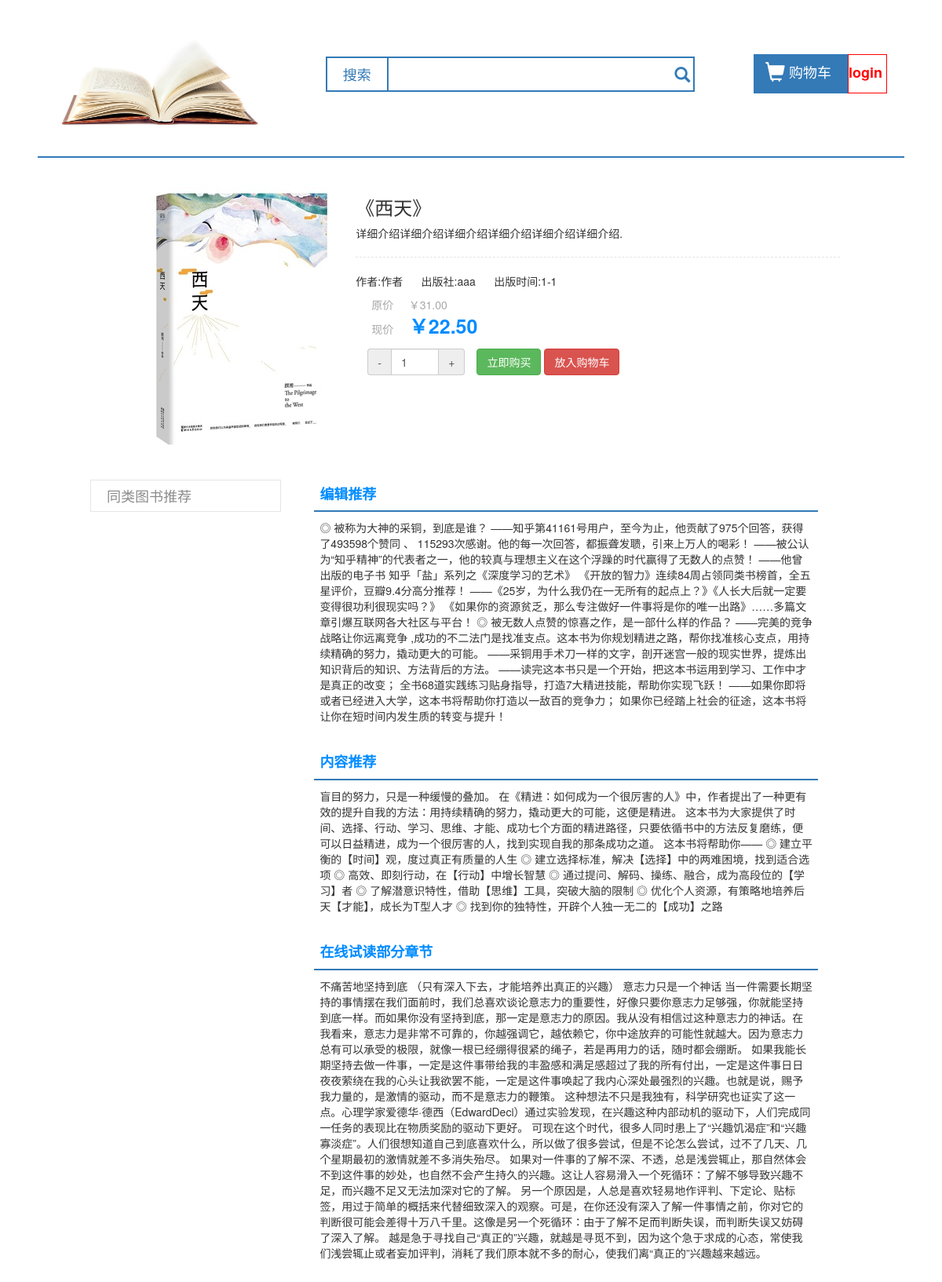
Screenshot of /book_information.php?buy_name=西天 with the database file from the repository.
### tables this page shows
create table more_book
(
	id int unsigned not null primary key,
  more_book_name char(60) not null,
	more_book_author char(60) not null,
	more_book_information char(255) not null,
	more_book_img varchar(255) DEFAULT NULL,
	more_book_publish char(60) not null,
	more_book_put_time char(60) not null,
	more_book_oldprice float(4,2) not null,
	more_book_price int not null,
	more_book_littleprice int not null,
	more_book_kind char(60) not null
);

### book_information.php (the view, shortened to what this page needs)
<!DOCTYPE html>
<html lang="en" xmlns:100px>
<head>
    <link rel="stylesheet" href="css/bootstrap.min.css">
    <link rel="stylesheet" href="css/main.css">
    <link rel="stylesheet" href="css/book_information.css">
</head>
<body>
<div class="head row">
    <div class="col-md-4 logo_box">
        <a href="book_main.php">
            <img src="img/logo.jpg" class="col-md-10 col-md-offset-1">
        </a>
    </div>
    <div class="col-md-5 search_box">
        <div class="col-md-12 search">
            <div class="col-md-2 search_p">
                <p>搜索</p>
            </div>
            <div class="col-md-9 search_input_box">
                <input type="text">
            </div>
            <div class="col-md-1">
                <span class="glyphicon glyphicon-search"></span>
            </div>
        </div>
    </div>
    <div class="col-md-3 buy_car_box">
        <div class="col-md-8 col-md-offset-2 buy_car">
            <div class="col-md-8" style="align-content: center" id="buy_car_btn">
                <?php
                require ('test.php');
                if(@$_COOKIE['user_name']){
                    $user = $_COOKIE['user_name'];
                    $q = "SELECT * from buy_car WHERE user_name='$user'";
                    $r = @mysqli_query($con,$q);
                    $ra=mysqli_num_rows($r);
                }else{
                    $ra = 0;
                }
                echo '<span class="glyphicon glyphicon-shopping-cart"></span><span>购物车</span><span>'.$ra.'</span>';
                ?>
            </div>
            <div class="col-md-4" style="background-color: #ffffff;padding: 0">
                <?php
                if(@$_COOKIE['user_name']){
                    $aaa = $_COOKIE['user_name'];
                    $sql="SELECT user_img FROM users WHERE user_name='$aaa'";
                    $ra = mysqli_fetch_array(@mysqli_query($con, $sql));
                    echo '<div id="login_btn" data-toggle="modal" data-target="#myModal" style=height: 50px;width: 50px;color: red;">';
                    echo '<img src="'.$ra['user_img'].'" style="height: 50px;width: 50px;">';
                    echo '</div>';
                }else{
                    echo '<div id="login_btn" data-toggle="modal" data-target="#myModal" style="border: 1px solid red;height: 50px;width: 50px;color: red;">';
                    echo '<b style="line-height: 45px">login</b>';
                    echo '</div>';
                }
                ?>
            </div>
        </div>
    </div>
</div>
<div class="line row"></div>
<div class="information_in row">
    <div class="col-md-10 col-md-offset-1">
        <div class="book_img col-md-4">
            <?php
            require ('test.php');
            $jjj = $_GET['buy_name'];
            $q = "SELECT * FROM more_book WHERE more_book_name='$jjj'";
            $ra = mysqli_fetch_array(@mysqli_query($con, $q));
            echo '<img src="'.$ra['more_book_img'].'">';
            ?>
        </div>
        <?php
        echo '<div class="col-md-8" data-book="'.$ra['more_book_name'].'">';
        ?>
            <div class="col-md-12 book_name">
                <?php
                echo '<h3>《'.$ra['more_book_name'].'》</h3>';
                echo '<p>'.$ra['more_book_information'].'</p>';
                ?>
            </div>
            <div class="col-md-12 book_buy_box">
                <?php
                echo '<p>作者:'.$ra['more_book_author'].' &nbsp;&nbsp;&nbsp;&nbsp;&nbsp;出版社:'.$ra['more_book_publish'].' &nbsp;&nbsp;&nbsp;&nbsp;&nbsp;出版时间:'.$ra['more_book_put_time'].'</p>';
                ?>
                <div class="price_box">
                    <?php
                    echo '<p>原价&nbsp;&nbsp;&nbsp;&nbsp;&nbsp;￥'.$ra['more_book_oldprice'].'</p>';
                    echo '<p>现价&nbsp;&nbsp;&nbsp;&nbsp;&nbsp;<span>￥'.$ra['more_book_price'].'.'.$ra['more_book_littleprice'].'</span></p>';
                    ?>
                </div>
                <div class="form-group col-md-3">
                    <div class="input-group">
                        <div class="input-group-addon" id="count_minus">-</div>
                        <input type="text" class="form-control" id="exampleInputAmount" value="1">
                        <div class="input-group-addon" id="count_add">+</div>
                    </div>
                </div>
                <button type="button" class="btn btn-success">立即购买</button>
                <button type="button" class="btn btn-danger" id="buy_btn">放入购物车</button>
            </div>
        </div>
    </div>
</div>
<div class="col-md-10 col-md-offset-1">
    <div class="col-md-3 like_list">
        <h4>同类图书推荐</h4>
    </div>
    <div class="col-md-9 book_talk">
        <h4>编辑推荐</h4>
        <div class="line row"></div>
        <p>◎  被称为大神的采铜，到底是谁？
            ——知乎第41161号用户，至今为止，他贡献了975个回答，获得了493598个赞同  、  115293次感谢。他的每一次回答，都振聋发聩，引来上万人的喝彩！
            ——被公认为“知乎精神”的代表者之一，他的较真与理想主义在这个浮躁的时代赢得了无数人的点赞！
            ——他曾出版的电子书 知乎「盐」系列之《深度学习的艺术》 《开放的智力》连续84周占领同类书榜首，全五星评价，豆瓣9.4分高分推荐！
            ——《25岁，为什么我仍在一无所有的起点上？》《人长大后就一定要变得很功利很现实吗？》 《如果你的资源贫乏，那么专注做好一件事将是你的唯一出路》……多篇文章引爆互联网各大社区与平台！
            ◎ 被无数人点赞的惊喜之作，是一部什么样的作品？
            ——完美的竞争战略让你远离竞争 ,成功的不二法门是找准支点。这本书为你规划精进之路，帮你找准核心支点，用持续精确的努力，撬动更大的可能。
            ——采铜用手术刀一样的文字，剖开迷宫一般的现实世界，提炼出知识背后的知识、方法背后的方法。
            ——读完这本书只是一个开始，把这本书运用到学习、工作中才是真正的改变；
            全书68道实践练习贴身指导，打造7大精进技能，帮助你实现飞跃！
            ——如果你即将或者已经进入大学，这本书将帮助你打造以一敌百的竞争力；
            如果你已经踏上社会的征途，这本书将让你在短时间内发生质的转变与提升！
        </p>
        <h4>内容推荐</h4>
        <div class="line row"></div>
        <p>盲目的努力，只是一种缓慢的叠加。
            在《精进：如何成为一个很厉害的人》中，作者提出了一种更有效的提升自我的方法：用持续精确的努力，撬动更大的可能，这便是精进。
            这本书为大家提供了时间、选择、行动、学习、思维、才能、成功七个方面的精进路径，只要依循书中的方法反复磨练，便可以日益精进，成为一个很厉害的人，找到实现自我的那条成功之道。
            这本书将帮助你——
            ◎  建立平衡的【时间】观，度过真正有质量的人生
            ◎  建立选择标准，解决【选择】中的两难困境，找到适合选项
            ◎  高效、即刻行动，在【行动】中增长智慧
            ◎  通过提问、解码、操练、融合，成为高段位的【学习】者
            ◎  了解潜意识特性，借助【思维】工具，突破大脑的限制
            ◎  优化个人资源，有策略地培养后天【才能】，成长为T型人才
            ◎  找到你的独特性，开辟个人独一无二的【成功】之路
        </p>
        <h4>在线试读部分章节</h4>
        <div class="line row"></div>
        <p>不痛苦地坚持到底
            （只有深入下去，才能培养出真正的兴趣）
            意志力只是一个神话
            当一件需要长期坚持的事情摆在我们面前时，我们总喜欢谈论意志力的重要性，好像只要你意志力足够强，你就能坚持到底一样。而如果你没有坚持到底，那一定是意志力的原因。我从没有相信过这种意志力的神话。在我看来，意志力是非常不可靠的，你越强调它，越依赖它，你中途放弃的可能性就越大。因为意志力总有可以承受的极限，就像一根已经绷得很紧的绳子，若是再用力的话，随时都会绷断。
            如果我能长期坚持去做一件事，一定是这件事带给我的丰盈感和满足感超过了我的所有付出，一定是这件事日日夜夜萦绕在我的心头让我欲罢不能，一定是这件事唤起了我内心深处最强烈的兴趣。也就是说，赐予我力量的，是激情的驱动，而不是意志力的鞭策。
            这种想法不只是我独有，科学研究也证实了这一点。心理学家爱德华·德西（EdwardDeci）通过实验发现，在兴趣这种内部动机的驱动下，人们完成同一任务的表现比在物质奖励的驱动下更好。
            可现在这个时代，很多人同时患上了“兴趣饥渴症”和“兴趣寡淡症”。人们很想知道自己到底喜欢什么，所以做了很多尝试，但是不论怎么尝试，过不了几天、几个星期最初的激情就差不多消失殆尽。
            如果对一件事的了解不深、不透，总是浅尝辄止，那自然体会不到这件事的妙处，也自然不会产生持久的兴趣。这让人容易滑入一个死循环：了解不够导致兴趣不足，而兴趣不足又无法加深对它的了解。
            另一个原因是，人总是喜欢轻易地作评判、下定论、贴标签，用过于简单的概括来代替细致深入的观察。可是，在你还没有深入了解一件事情之前，你对它的判断很可能会差得十万八千里。这像是另一个死循环：由于了解不足而判断失误，而判断失误又妨碍了深入了解。
            越是急于寻找自己“真正的”兴趣，就越是寻觅不到，因为这个急于求成的心态，常使我们浅尝辄止或者妄加评判，消耗了我们原本就不多的耐心，使我们离“真正的”兴趣越来越远。
        </p>
    </div>
</div>
</body>

### css/main.css (style rules this page uses)
p { margin: 0; padding: 0; }
.head { display: flex; flex-flow: row wrap; align-items: center; }
.head,.in { padding: 0; margin: 0; }
.head .logo_box,.search_box,.buy_car_box { display: flex; align-items: center; }
.search_box input { outline: none; }
.head .search { height: 45px; border: 2px solid rgb(51, 122, 183); padding: 0; }
.head .search_p { color: rgb(51, 122, 183); line-height: 41px; font-size: 18px; text-align: center; border-right: 2px solid rgb(51, 122, 183); }
.head .search_input_box input { height: 41px; width: 100%; border: none; font-size: 18px; color: rgb(51, 122, 183); }
.head .glyphicon-search { font-size: 20px; color: rgb(51, 122, 183); line-height: 41px; }
.head .buy_car { background-color: rgb(51, 122, 183); height: 50px; color: #ffffff; font-size: 18px; padding: 0; }
.head .buy_car span { line-height: 45px; margin-right: 5px; vertical-align: middle; }
.head .buy_car .glyphicon-shopping-cart { font-size: 25px; }
.line { height: 1px; border: 1px solid rgb(51, 122, 183); width: 92%; margin: 10px auto; }

### css/book_information.css (style rules this page uses)
.information_in { margin: 0; margin-top: 30px; }
.book_name { border-bottom: 1px dashed rgba(0,0,0,0.1); padding: 0; padding-bottom: 20px; }
.book_buy_box { padding: 0; margin-top: 20px; }
.price_box { padding: 10px 0; padding-left: 20px; }
.price_box p { color: rgba(0,0,0,0.35); }
.price_box p span { font-size: 25px; font-weight: 600; color: rgb(0, 140, 255); }
.like_list { border: 1px solid rgba(0,0,0,0.1); margin-top: 30px; padding-left: 20px; overflow: hidden; text-overflow: ellipsis; white-space: nowrap; }
.like_list h4 { color: #8c8c8c; }
.book_talk { margin-top: 30px; }
.book_talk h4 { margin-left: 5%; color: rgb(0, 140, 255); font-weight: 600; font-family: 微软雅黑; }
.book_talk p { margin-left: 5%; margin-right: 5%; margin-bottom: 40px; }

### rows the page displays
more_book: more_book_img (picture), more_book_name "西天", more_book_information "详细介绍详细介绍详细介绍详细介绍详细介绍详细介绍.", more_book_author "作者", more_book_publish "aaa", more_book_put_time "1-1", more_book_oldprice "31.00", more_book_price "22", more_book_littleprice "50"
